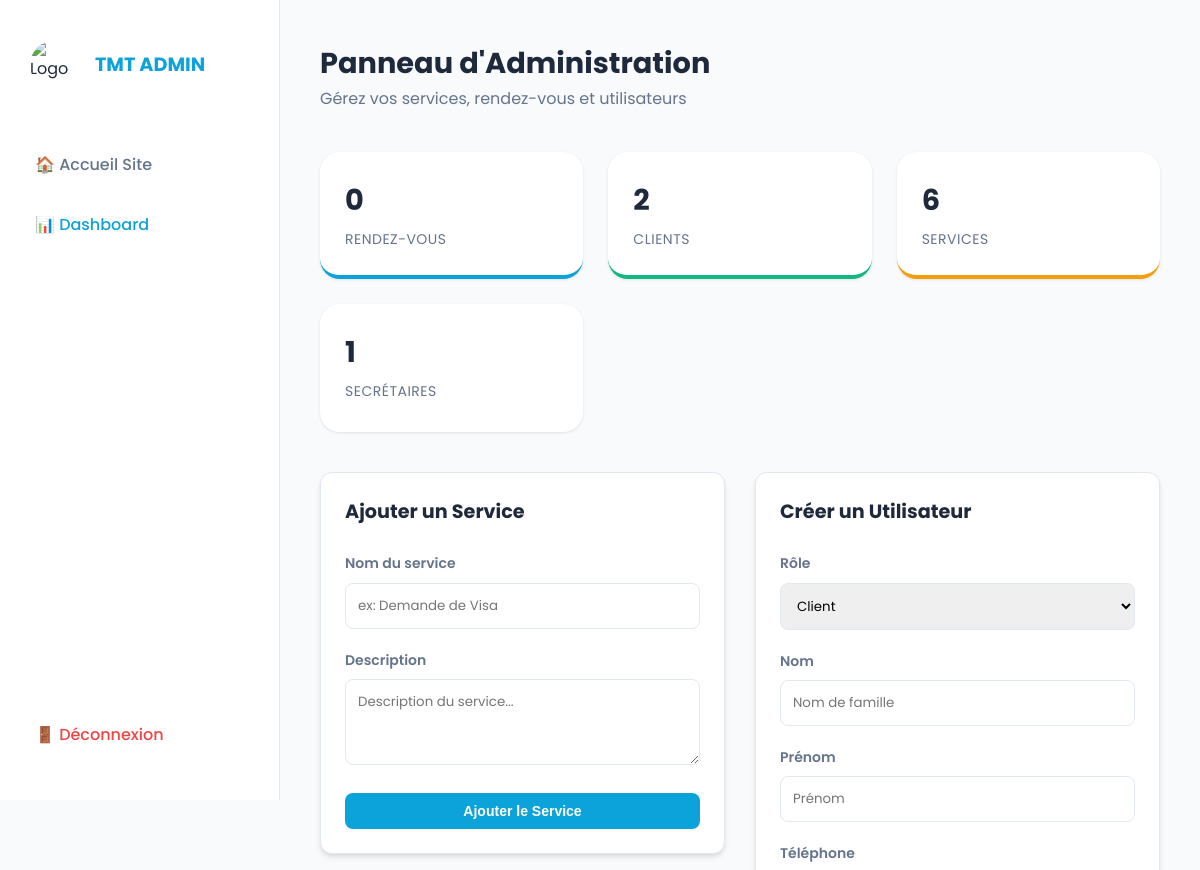
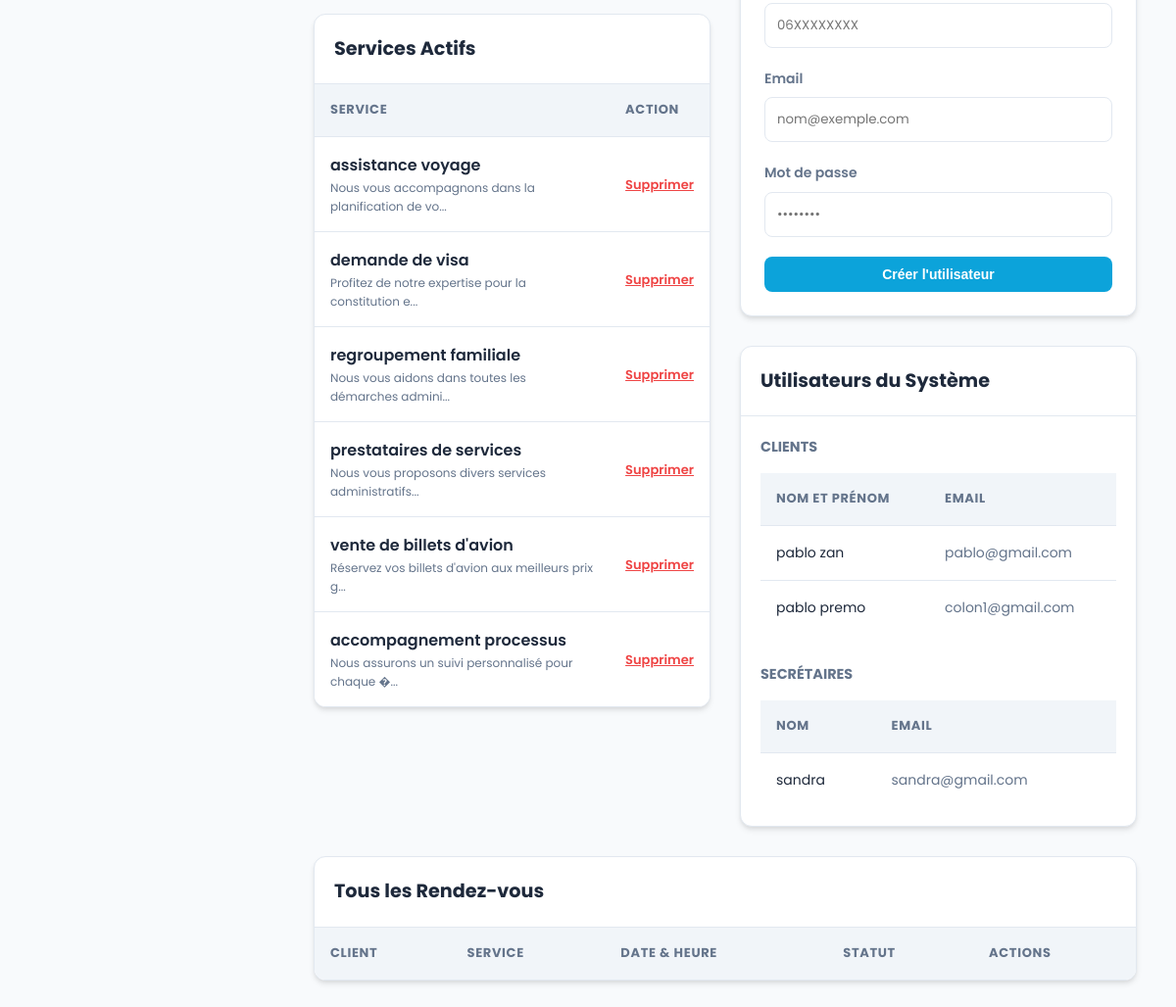
/admin_dashboard.php (signed in), run on the app's committed database (2 pictures, top to bottom).
### tables this page shows
CREATE TABLE `services` (
  `id` int(11) NOT NULL AUTO_INCREMENT,
  `nom` varchar(150) NOT NULL,
  `description` text DEFAULT NULL,
  `created_at` timestamp NOT NULL DEFAULT current_timestamp(),
  PRIMARY KEY (`id`)
);

CREATE TABLE `clients` (
  `id` int(11) NOT NULL AUTO_INCREMENT,
  `nom` varchar(100) NOT NULL,
  `prenom` varchar(100) NOT NULL,
  `email` varchar(150) NOT NULL,
  `telephone` varchar(20) NOT NULL,
  `password` varchar(255) NOT NULL,
  `created_at` timestamp NOT NULL DEFAULT current_timestamp(),
  PRIMARY KEY (`id`),
  UNIQUE KEY `email` (`email`)
);

CREATE TABLE `secretaire` (
  `id` int(11) NOT NULL AUTO_INCREMENT,
  `nom` varchar(100) NOT NULL,
  `email` varchar(150) NOT NULL,
  `password` varchar(255) NOT NULL,
  `created_at` timestamp NOT NULL DEFAULT current_timestamp(),
  PRIMARY KEY (`id`),
  UNIQUE KEY `email` (`email`)
);

### admin_dashboard.php (the view, shortened to what this page needs)
<?php
require 'db.php';
$clients = $pdo->query("SELECT * FROM clients ORDER BY created_at DESC")->fetchAll(PDO::FETCH_ASSOC);
$secretaires = $pdo->query("SELECT * FROM secretaire ORDER BY created_at DESC")->fetchAll(PDO::FETCH_ASSOC);
$stmt = $pdo->query("SELECT * FROM services");
$services = $stmt->fetchAll(PDO::FETCH_ASSOC);
$stmt = $pdo->query("SELECT r.*, c.nom as client_nom, c.prenom as client_prenom, s.nom as service_nom
                     FROM rendezvous r
                     JOIN clients c ON r.client_id = c.id
                     JOIN services s ON r.service_id = s.id
                     ORDER BY r.date_rdv DESC");
$appointments = $stmt->fetchAll(PDO::FETCH_ASSOC);
?>
<!DOCTYPE html>
<html lang="en">
<head>
    <link rel="stylesheet" href="style.css">
</head>
<body>
    <aside class="sidebar">
        <div class="sidebar-logo">
            <img src="logo.jpeg" alt="Logo">
            <span>TMT ADMIN</span>
        </div>
        <ul class="nav-menu">
            <li class="nav-item">
                <a href="accueil.php" class="nav-link">🏠 Accueil Site</a>
            </li>
            <li class="nav-item">
                <a href="admin_dashboard.php" class="nav-link active">📊 Dashboard</a>
            </li>
        </ul>
        <a href="logout.php" class="nav-link" style="color: #ef4444;">🚪 Déconnexion</a>
    </aside>
    <main class="main-content">
        <header class="dashboard-header">
            <div>
                <h1 style="font-size: 1.8rem; font-weight: 700; color: var(--text-main);">Panneau d'Administration</h1>
                <p style="color: var(--text-muted);">Gérez vos services, rendez-vous et utilisateurs</p>
            </div>
        </header>
        <div class="stats-grid">
            <div class="stat-card primary">
                <div class="stat-value"><?php echo count($appointments); ?></div>
                <div class="stat-label">Rendez-vous</div>
            </div>
            <div class="stat-card success">
                <div class="stat-value"><?php echo count($clients); ?></div>
                <div class="stat-label">Clients</div>
            </div>
            <div class="stat-card warning">
                <div class="stat-value"><?php echo count($services); ?></div>
                <div class="stat-label">Services</div>
            </div>
            <div class="stat-card">
                <div class="stat-value"><?php echo count($secretaires); ?></div>
                <div class="stat-label">Secrétaires</div>
            </div>
        </div>
        <div class="grid-2">
            <div>
                <div class="card">
                    <h2 style="font-size: 1.2rem; margin-bottom: 25px; color: var(--text-main);">Ajouter un Service</h2>
                    <form method="post">
                        <div class="form-group">
                            <label>Nom du service</label>
                            <input type="text" name="nom" class="form-input" required placeholder="ex: Demande de Visa">
                        </div>
                        <div class="form-group">
                            <label>Description</label>
                            <textarea name="description" class="form-input" rows="3" placeholder="Description du service..."></textarea>
                        </div>
                        <button type="submit" name="add_service" class="btn btn-primary" style="width: 100%;">Ajouter le Service</button>
                    </form>
                </div>
                <div class="card" style="margin-top: 30px; padding: 0; overflow: hidden;">
                    <div style="padding: 20px; border-bottom: 1px solid #e2e8f0;">
                        <h2 style="font-size: 1.2rem; margin: 0; color: var(--text-main);">Services Actifs</h2>
                    </div>
                    <table>
                        <thead>
                            <tr>
                                <th>Service</th>
                                <th>Action</th>
                            </tr>
                        </thead>
                        <tbody>
                            <?php foreach ($services as $srv): ?>
                            <tr>
                                <td>
                                    <div style="font-weight: 600;"><?php echo htmlspecialchars($srv['nom']); ?></div>
                                    <div style="font-size: 12px; color: var(--text-muted);"><?php echo htmlspecialchars(substr($srv['description'], 0, 50)) . '...'; ?></div>
                                </td>
                                <td>
                                    <a href="?delete_service=<?php echo $srv['id']; ?>" style="color: #ef4444; font-size: 13px; font-weight: 600;" onclick="return confirm('Supprimer ?')">Supprimer</a>
                                </td>
                            </tr>
                            <?php endforeach; ?>
                        </tbody>
                    </table>
                </div>
            </div>
            <div>
                <div class="card" style="margin-bottom: 30px;">
                    <h2 style="font-size: 1.2rem; margin-bottom: 25px; color: var(--text-main);">Créer un Utilisateur</h2>
                    <form method="post" id="createUserForm">
                        <div class="form-group">
                            <label>Rôle</label>
                            <select name="role" class="form-input" id="roleSelect" onchange="toggleFields()" required>
                                <option value="client">Client</option>
                            </select>
                        </div>
                        <div class="form-group">
                            <label>Nom</label>
                            <input type="text" name="nom" class="form-input" required placeholder="Nom de famille">
                        </div>
                        <div id="clientFields">
                            <div class="form-group">
                                <label>Prénom</label>
                                <input type="text" name="prenom" class="form-input" placeholder="Prénom">
                            </div>
                            <div class="form-group">
                                <label>Téléphone</label>
                                <input type="text" name="telephone" class="form-input" placeholder="06XXXXXXXX">
                            </div>
                        </div>
                        <div class="form-group">
                            <label>Email</label>
                            <input type="email" name="email" class="form-input" required placeholder="nom@exemple.com">
                        </div>
                        <div class="form-group">
                            <label>Mot de passe</label>
                            <input type="password" name="password" class="form-input" required placeholder="••••••••">
                        </div>
                        <button type="submit" name="add_user" class="btn btn-primary" style="width: 100%;">Créer l'utilisateur</button>
                    </form>
                </div>
                <div class="card" style="padding: 0; overflow: hidden; height: auto;">
                    <div style="padding: 20px; border-bottom: 1px solid #e2e8f0;">
                        <h2 style="font-size: 1.2rem; margin: 0; color: var(--text-main);">Utilisateurs du Système</h2>
                    </div>
                    <div style="padding: 20px;">
                        <h3 style="font-size: 0.9rem; text-transform: uppercase; color: var(--text-muted); margin-bottom: 15px;">Clients</h3>
                        <div style="max-height: 250px; overflow-y: auto; margin-bottom: 30px;">
                            <table style="font-size: 14px;">
                                <thead>
                                    <tr><th>Nom et Prénom</th><th>Email</th></tr>
                                </thead>
                                <tbody>
                                    <?php foreach ($clients as $c): ?>
                                        <tr>
                                            <td><?php echo htmlspecialchars($c['nom'] . ' ' . $c['prenom']); ?></td>
                                            <td style="color: var(--text-muted);"><?php echo htmlspecialchars($c['email']); ?></td>
                                        </tr>
                                    <?php endforeach; ?>
                                </tbody>
                            </table>
                        </div>
                        <h3 style="font-size: 0.9rem; text-transform: uppercase; color: var(--text-muted); margin-bottom: 15px;">Secrétaires</h3>
                        <div style="max-height: 250px; overflow-y: auto;">
                            <table style="font-size: 14px;">
                                <thead>
                                    <tr><th>Nom</th><th>Email</th></tr>
                                </thead>
                                <tbody>
                                    <?php foreach ($secretaires as $s): ?>
                                        <tr>
                                            <td><?php echo htmlspecialchars($s['nom']); ?></td>
                                            <td style="color: var(--text-muted);"><?php echo htmlspecialchars($s['email']); ?></td>
                                        </tr>
                                    <?php endforeach; ?>
                                </tbody>
                            </table>
                        </div>
                    </div>
                </div>
            </div>
        </div>
        <div class="card" style="margin-top: 30px; padding: 0; overflow: hidden;">
            <div style="padding: 20px; border-bottom: 1px solid #e2e8f0; display: flex; justify-content: space-between; align-items: center;">
                <h2 style="font-size: 1.2rem; margin: 0; color: var(--text-main);">Tous les Rendez-vous</h2>
            </div>
            <table>
                <thead>
                    <tr>
                        <th>Client</th>
                        <th>Service</th>
                        <th>Date & Heure</th>
                        <th>Statut</th>
                        <th>Actions</th>
                    </tr>
                </thead>
            </table>
        </div>
    </main>
</body>
</html>

### style.css (style rules this page uses)
:root { --primary-color: #0ca3da; --primary-dark: #098cbd; --secondary-color: #60221d; --accent-color: #28a745; --bg-color: #f8fafc; --card-bg: #ffffff; --text-main: #1e293b; --text-muted: #64748b; --border-color: #e2e8f0; --shadow-sm: 0 1px 3px rgba(0,0,0,0.1); --shadow-md: 0 4px 6px -1px rgba(0,0,0,0.1), 0 2px 4px -1px rgba(0,0,0,0.06); --shadow-lg: 0 10px 15px -3px rgba(0,0,0,0.1), 0 4px 6px -2px rgba(0,0,0,0.05); --radius: 12px; --transition: all 0.3s ease; }
* { margin: 0; padding: 0; box-sizing: border-box; }
body { font-family: 'Poppins', sans-serif; background-color: var(--bg-color); color: var(--text-main); line-height: 1.6; }
h1, h2, h3 { font-weight: 700; color: var(--text-main); }
.card { background: var(--card-bg); border-radius: var(--radius); padding: 24px; box-shadow: var(--shadow-md); transition: var(--transition); border: 1px solid var(--border-color); }
.btn { display: inline-block; padding: 10px 24px; border-radius: 8px; font-weight: 600; text-decoration: none; transition: var(--transition); cursor: pointer; border: none; font-size: 14px; }
.btn-primary { background-color: var(--primary-color); color: white; }
.form-group { margin-bottom: 20px; }
.form-group label { display: block; margin-bottom: 8px; font-size: 14px; font-weight: 600; color: var(--text-muted); }
.form-input { width: 100%; padding: 12px; border: 1.5px solid var(--border-color); border-radius: 8px; font-family: inherit; transition: var(--transition); }
table { width: 100%; border-collapse: collapse; background: white; }
th { background: #f1f5f9; padding: 16px; text-align: left; font-size: 13px; text-transform: uppercase; letter-spacing: 0.05em; color: var(--text-muted); }
td { padding: 16px; border-top: 1px solid var(--border-color); }

### admin_dashboard.php (style rules this page uses)
body { background-color: #f8fafc; display: flex; min-height: 100vh; }
.sidebar { width: 280px; background: white; border-right: 1px solid #e2e8f0; padding: 40px 20px; display: flex; flex-direction: column; position: fixed; height: 100vh; z-index: 100; }
.main-content { margin-left: 280px; flex-grow: 1; padding: 40px; }
.sidebar-logo { display: flex; align-items: center; gap: 15px; margin-bottom: 50px; padding: 0 10px; }
.sidebar-logo img { width: 50px; height: 50px; border-radius: 50%; }
.sidebar-logo span { font-weight: 700; font-size: 1.2rem; color: var(--primary-color); }
.nav-menu { list-style: none; flex-grow: 1; }
.nav-item { margin-bottom: 10px; }
.nav-link { display: flex; align-items: center; padding: 12px 15px; color: var(--text-muted); text-decoration: none; border-radius: 12px; transition: all 0.2s; font-weight: 500; }
.nav-link:hover, .nav-link.active { background: var(--primary-light); color: var(--primary-color); }
.dashboard-header { display: flex; justify-content: space-between; align-items: center; margin-bottom: 40px; }
.stats-grid { display: grid; grid-template-columns: repeat(auto-fit, minmax(200px, 1fr)); gap: 25px; margin-bottom: 40px; }
.stat-card { background: white; padding: 25px; border-radius: 20px; box-shadow: var(--shadow-sm); text-align: left; border-bottom: 4px solid transparent; transition: transform 0.2s; }
.stat-card.primary { border-bottom-color: var(--primary-color); }
.stat-card.success { border-bottom-color: #10b981; }
.stat-card.warning { border-bottom-color: #f59e0b; }
.stat-value { font-size: 1.8rem; font-weight: 700; color: var(--text-main); margin-bottom: 5px; }
.stat-label { font-size: 14px; color: var(--text-muted); text-transform: uppercase; letter-spacing: 0.5px; }
.grid-2 { display: grid; grid-template-columns: 1fr 1fr; gap: 30px; }

### data on the page
services: nom "assistance voyage", description "Nous vous accompagnons dans la planification de vo"
services: nom "demande de visa", description "Profitez de notre expertise pour la constitution e"
services: nom "regroupement familiale", description "Nous vous aidons dans toutes les démarches admini"
services: nom "prestataires de services", description "Nous vous proposons divers services administratifs"
services: nom "vente de billets d'avion", description "Réservez vos billets d'avion aux meilleurs prix g"
services: nom "accompagnement processus", description "Nous assurons un suivi personnalisé pour chaque �"
clients: nom+prenom "pablo zan", email "pablo@gmail.com"
clients: nom+prenom "pablo premo", email "colon1@gmail.com"
secretaire: nom "sandra", email "sandra@gmail.com"

### other printed values
count($appointments) "0"
count($clients) "2"
count($services) "6"
count($secretaires) "1"
